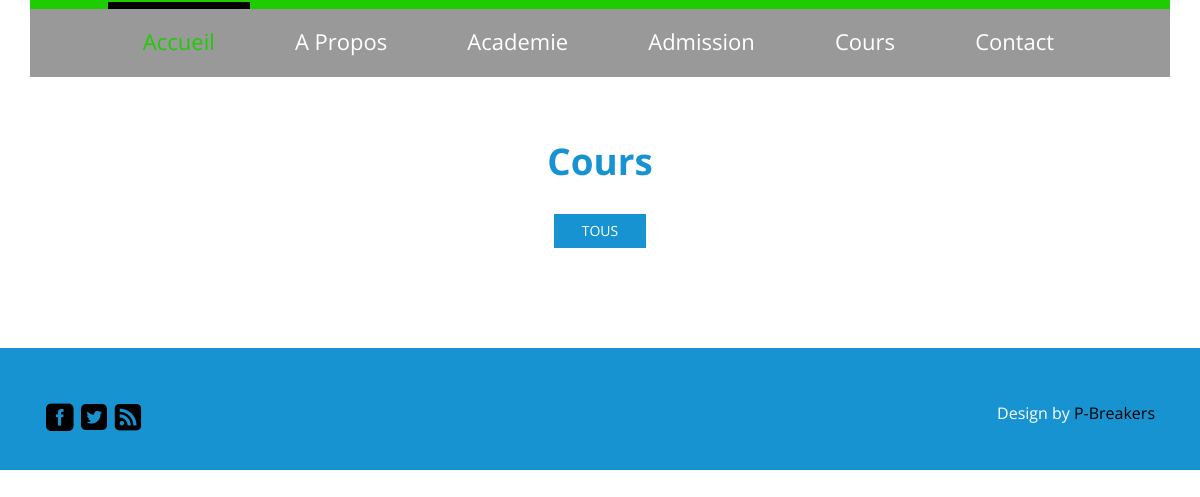
Before: /index.php/ecole/courses with the older database file.
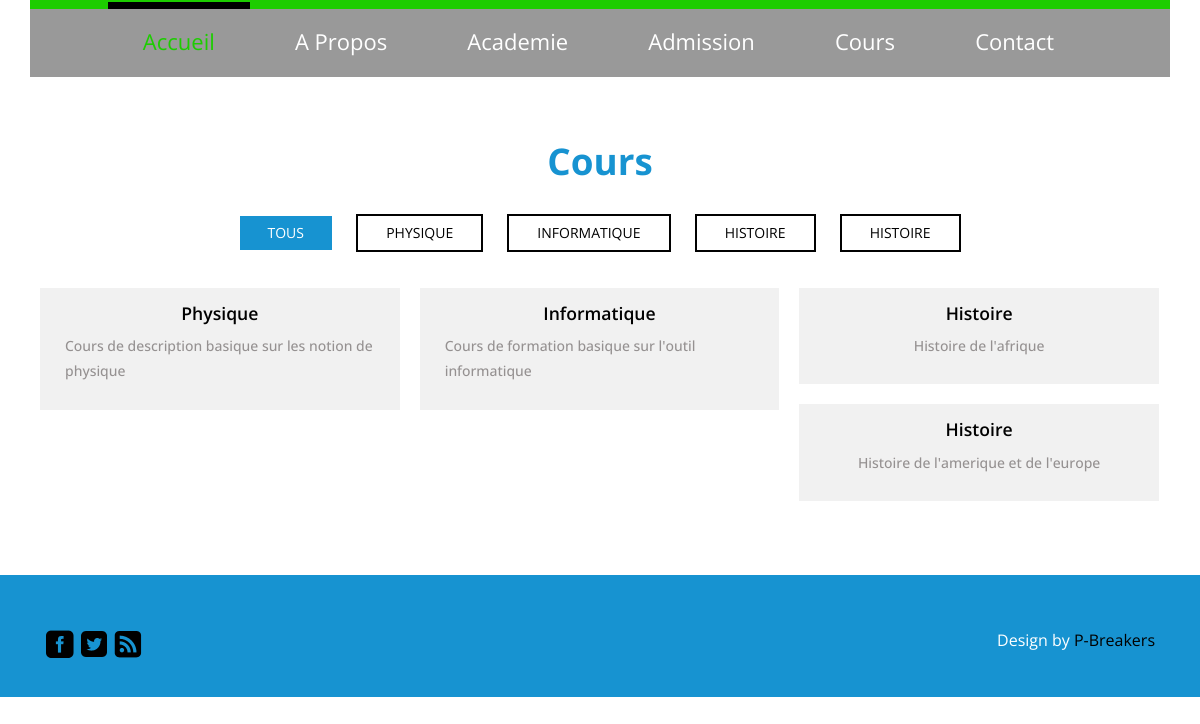
After: the same page with the newer database file.
### tables this page shows
CREATE TABLE `matiere` (
  `id` int(11) NOT NULL,
  `nom` varchar(255) DEFAULT NULL,
  `description` varchar(255) DEFAULT NULL
);

### application/controllers/Ecole.php (called while the page is built, shortened)
<?php
class Ecole  extends CI_Controller
{
    public function courses()
    {
        $this->load->model('ecole_model');
        $data['classes'] = $this->ecole_model->selectClass();
        $data['cours'] = $this->ecole_model->selectAllCours();
        $data['title'] = 'Cours';
        $this->load->view('ecole/_global/header2',$data);
        $this->load->view('ecole/courses',$data);
        $this->load->view('ecole/_global/footer');
    }
}

### index.php (called while the page is built, shortened)
<?php
require_once BASEPATH.'core/CodeIgniter.php';

### application/models/ecole_model.php (called while the page is built, shortened)
<?php
class Ecole_model extends CI_Model
{
	function selectClass()
	{
		$this->db->select('*');
		$this->db->from('classe');
		return $this->db->get()->result_array();
	}
	function selectAllCours()
	{
		$this->db->select('*');
		$this->db->from('matiere');
		return $this->db->get()->result_array();
	}
}

### application/views/ecole/courses.php (the view, shortened to what this page needs)
<div class="portfolios" id="portfolio">
	<div class="container">
		<h3 class="top-head w_hd"><?=ucfirst($title);?></h3>
		<?php
		$cl = "";
		foreach ($classes as $class) {
			$cl .= $class['id']." ";
		}
		?>
		<ul id="filters" class="clearfix">
			<li><span class="filter active" data-filter="<?= $cl; ?>">Tous</span></li>
               <?php foreach ($cours as $c){?>
			    <li><span class="filter" data-filter="<?=$c['id']?>"><?=$c['nom']?></span></li>
               <?php }?>
		</ul>
		<div id="portfoliolist">
               <?php foreach ($cours as $c){?>
			<div class="portfolio <?=$c['id']?> mix_all" data-cat="<?=$c['id']?>" style="display: inline-block; opacity: 1;">
				<div class="portfolio-wrapper">
					<a href="index.html" class="b-link-stripe b-animate-go  thickbox">
					<div class="port-1">
                           <h5 class="text-center"><?= ucfirst($c['nom'])?></h5>
						<p><?=ucfirst($c['description'])?></p>
					</div>
						<div class="b-wrapper"><h2 class="b-animate b-from-left    b-delay03 "></h2>
						</div></a>
				</div>
			</div>
               <?php }?>
		</div>
	</div>
</div>

### application/views/ecole/_global/header2.php (shortened to what this page needs)
<!DOCTYPE html>
<html>
<head>
    <?php
    $meta = array(
        array(
            'name' => 'robots',
            'content' => 'no-cache'
        ),
        array(
            'name' => 'description',
            'content' => 'EduqueMoi'
        ),
        array(
            'name' => 'keywords',
            'content' => 'eduquemoi, katanga, eduque, eduque-moi, lubumbashi, epsp, eduque-epsp, rdc, education, enseignement, national, p-breakers'
        ),
        array(
            'name' => 'author',
            'content' => 'P-Breakers Corp'
        ),
        array(
            'name' => 'Content-type',
            'content' => 'text/html; charset=utf-8', 'type' => 'equiv'
        ),
        array(
            'name'=>'viewport',
            'content'=>'width=device-width, initial-scale=1'
        )
    );
    echo meta($meta).
        link_tag("assets/statics/ecole/css/bootstrap.css").
        link_tag("assets/statics/ecole/css/style.css").
        link_tag("http://fonts.googleapis.com/css?family=Open+Sans:300italic,400italic,600italic,700italic,800italic,400,300,600,700,800");
    ?>
</head>
<body>
<div class="banner1" id="home">
    <div class="container">
        <div class="header">
            <div class="menu">
                <ul class="nav" id="nav">
                    <li class="active"><?=anchor("ecole/index","Accueil")?></a></li>
                    <li><?=anchor("ecole/about","A Propos")?></li>
                    <li><?=anchor("ecole/academics","Academie")?></li>
                    <li><?=anchor("ecole/admissions","Admission")?></li>
                    <li><?=anchor("ecole/courses","Cours")?></li>
                    <li><?=anchor("ecole/contact","Contact")?></li>
                </ul>
            </div>
        </div>
    </div>
</div>

### application/views/ecole/_global/footer.php (shortened to what this page needs)
<div class="footer fixed-bottom">
    <div class="container">
        <div class="footer-main">
            <div class="col-md-6 footer-left">
                <ul>
                    <li><a href="#"><span class="fb"> </span></a></li>
                    <li><a href="#"><span class="twit"> </span></a></li>
                    <li><a href="#"><span class="in"> </span></a></li>
                </ul>
            </div>
            <div class="col-md-6 footer-right">
                <p>Design by <a href="http://p-breakers.org/">P-Breakers</a></p>
            </div>
            <div class="clearfix"> </div>
        </div>
    </div>
</div>
</body>
</html>

### application/views/ecole/css/style.css (style rules this page uses)
h4, h5, h6, h1, h2, h3 { margin-top: 0; }
ul, ol { margin: 0; }
p { margin: 0; }
html, body { font-family: 'Open Sans', sans-serif; font-size: 100%; background:#fff; }
body a { transition:0.5s all; -webkit-transition:0.5s all; -moz-transition:0.5s all; -o-transition:0.5s all; -ms-transition:0.5s all; }
.menu { text-align: center; }
.menu li { display:inline-block; }
.menu li:first-child { margin-left:0; }
.menu li a { display: block; font-size: 22px; font-weight: 400; color: #fff; -webkit-transition: all 0.3s ease; -moz-transition: all 0.3s ease; -o-transition: all 0.3s ease; transition: all 0.3s ease; text-align: center; }
.menu li a:hover,.menu li.active a { color:#1dcd00; }
.nav:before, .nav:after { content: " "; display: table; }
.nav:after { clear: both; }
.nav li { border-top: 5px solid #1dcd00; margin: -7px 3px; }
.nav li:hover,.nav li.active { border-top: 7px solid #000; }
.nav > li > a { margin: 0px 10px; padding: 17px 25px 27px 25px; }
.header { background: rgba(0, 0, 0, 0.4); border-top: 9px solid #1dcd00; }
.footer { background:#1793d1; padding:2em 0px; }
.footer-left ul { padding:0px; }
.footer-left ul li { list-style:none; display:inline-block; }
.footer-left ul li span { background:url(../images/footer-sprit.png) no-repeat; width:30px; height:30px; display:block; transition:0.5s all; -webkit-transition:0.5s all; -moz-transition:0.5s all; -o-transition:0.5s all; -ms-transition:0.5s all; }
.footer-left ul li span.fb { background-position:0px 0px; }
.footer-left ul li span.twit { background-position:-30px 0px; }
.footer-left ul li span.in { background-position:-60px 0px; }
.footer-right p a { color: #000; }
.footer-right p { color: #fff; font-size:16px; text-align: right; }
.footer-main { margin-top: 22px; }
.portfolios { padding:4em 0px; text-align:center; }
.w_hd { color: #1793d1!important; font-size: 2.3em; font-weight: 700; }
.b-link-stripe { position:relative; display:inline-block; vertical-align:top; font-family: 'Open Sans', sans-serif; font-weight: 300; overflow:hidden; }
.b-link-stripe .b-wrapper { position:absolute; width:100%; height:100%; top:0; left:0; text-align:center; color:#ffffff; overflow:hidden; }
.b-animate-go { text-decoration:none; }
ul#filters { padding: 0px; margin: 2em 0 1em 0px; }
#filters li { display: -webkit-inline-box; margin:0 10px; }
#filters li span { display: block; padding: 0.5em 2em; text-decoration: none; color: #010101; cursor: pointer; font-size: 0.875em; font-weight: 400; text-transform: uppercase; border: 2px solid #010101; }
#filters li span.active { background: #1793d1; color: #FFF; border:none; }
#portfoliolist .portfolio { -webkit-box-sizing: border-box; -moz-box-sizing: border-box; -o-box-sizing: border-box; width: 31.55%; margin: 10px 10px; display: none; padding: 0px 25px; float: left; overflow: hidden; background: #f1f1f1; }
div#portfoliolist { padding: 10px 0px; }
.portfolio-wrapper { overflow:hidden; position: relative !important; cursor:pointer; }
.container:after { content: "\0020"; display: block; height: 0; clear: both; visibility: hidden; }
.clearfix:before, .clearfix:after, .row:before, .row:after { content: '\0020'; display: block; overflow: hidden; visibility: hidden; width: 0; height: 0; }
.row:after, .clearfix:after { clear: both; }
.row, .clearfix { zoom: 1; }
.port-1 { padding: 1em 0px; text-align: left; }
.port-1 h5 { font-size: 1.1em; font-weight: 600; margin: 0px; color: #010101; }
.port-1 p { font-size: 14px; font-weight: 500; margin: 10px 0px; color: #959191; line-height: 1.8em; }

Changed rows visible on the page:
added matiere: nom "PHYSIQUE", nom "Physique", description "Cours de description basique sur les notion de physique"
added matiere: nom "INFORMATIQUE", nom "Informatique", description "Cours de formation basique sur l'outil informatique"
added matiere: nom "HISTOIRE", nom "Histoire", description "Histoire de l'afrique"
added matiere: nom "HISTOIRE", nom "Histoire", description "Histoire de l'amerique et de l'europe"
